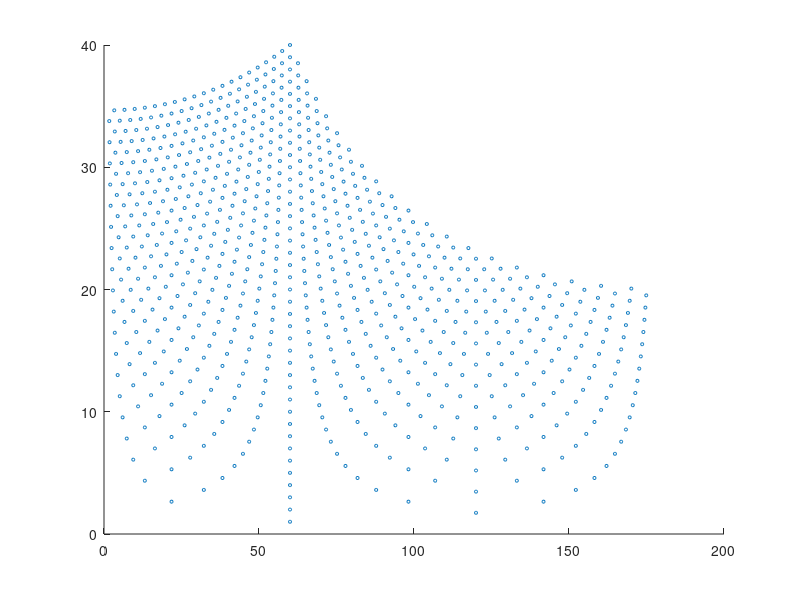
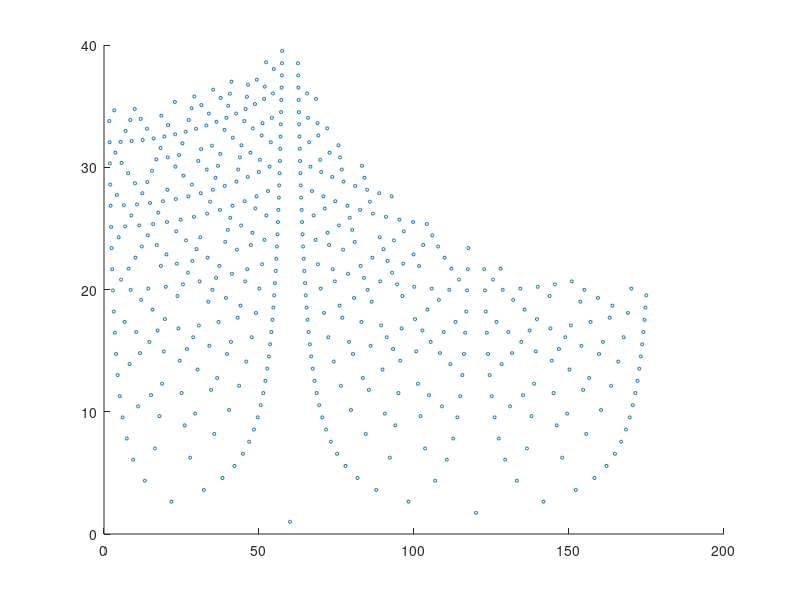
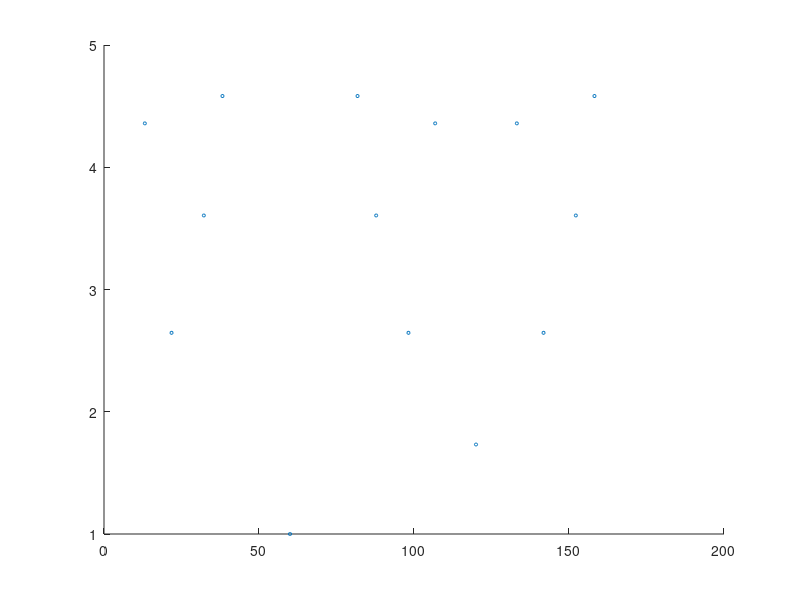

Recreate these plots in MATLAB, in order.
clear variables;
nMax = 20;
mMax = 20;
a = 1;
cutMaxA = 5* a;

theta1 = zeros(nMax, mMax);
theta2 = zeros(nMax, mMax);
length1 = zeros(nMax, mMax);
length2 = zeros(nMax, mMax);

for numIdxN = 1: nMax
    for numIdxM = 1: mMax
        theta1(numIdxN, numIdxM) = 2*atand((2*numIdxN - 1)/(sqrt(3)* (2*numIdxM - 1)));
        theta2(numIdxN, numIdxM) = 2*atand(numIdxN/(sqrt(3)* numIdxM));
        length1(numIdxN, numIdxM) = a/2 * sqrt((2*numIdxN - 1)^2 + 3*(2*numIdxM - 1)^2);
        length2(numIdxN, numIdxM) = a* sqrt(numIdxN^2 + 3* numIdxM^2);
    end
end

% [sortedTheta1, sortedIndex1] = sort(theta1(:));
% [sortedn1, sortedm1] = ind2sub(size(theta1), sortedIndex1);
% [sortedTheta2, sortedIndex2] = sort(theta2(:));
% [sortedn2, sortedm2] = ind2sub(size(theta2), sortedIndex2);
% 
% figure();
% hold on;
% scatter(sortedTheta1, length1(sortedIndex1), 5, 'b');
% scatter(sortedTheta2, length2(sortedIndex2), 5, 'r');
% hold off;

thetaMix = [theta1, theta2];
lengthMix = [length1, length2];
[sortedThetaMix, sortedIndexMix] = sort(thetaMix(:));
[sortednMix, sortedmMix] = ind2sub(size(thetaMix), sortedIndexMix);
sortedmMix(sortedmMix > 20) = sortedmMix(sortedmMix > 20) - 20;
sortedMixType = nan(size(thetaMix));
sortedMixType = 2*(sortedIndexMix(:) > (numel(thetaMix)/2)) + 1*(sortedIndexMix(:) <= (numel(thetaMix)/2));
scatter(sortedThetaMix, lengthMix(sortedIndexMix), 5);

[thetaMixUnique, sortedIndexMixUnique] = uniquetol(thetaMix);
lengthMixUnique = nan(size(thetaMixUnique));
sortedmMixUnique = nan(size(thetaMixUnique));
sortednMixUnique = nan(size(thetaMixUnique));
sortedMixTypeUnique = nan(size(thetaMixUnique));
for numIdx = 1: length(thetaMixUnique)
    searchIndex = abs(thetaMixUnique(numIdx) -  sortedThetaMix) < 1e-8;
    lengthMixUnique(numIdx) = min(lengthMix(sortedIndexMix(searchIndex)));
    tmpIndex = searchIndex & abs(lengthMix(sortedIndexMix) - lengthMixUnique(numIdx))< 1e-8;
    sortedmMixUnique(numIdx) = sortedmMix(tmpIndex);
    sortednMixUnique(numIdx) = sortednMix(tmpIndex);
    sortedMixTypeUnique(numIdx) = sortedMixType(tmpIndex);
end

figure;
scatter(thetaMixUnique, lengthMixUnique, 5);
% plot(thetaMixUnique, lengthMixUnique);

cutIndex = lengthMixUnique < cutMaxA;
thetaMixUniqueCut = thetaMixUnique(cutIndex);
lengthMixUniqueCut = lengthMixUnique(cutIndex);
sortedmMixUniqueCut = sortedmMixUnique(cutIndex);
sortednMixUniqueCut = sortednMixUnique(cutIndex);
sortedMixTypeUniqueCut = sortedMixTypeUnique(cutIndex);

figure;
scatter(thetaMixUniqueCut, lengthMixUniqueCut, 5);